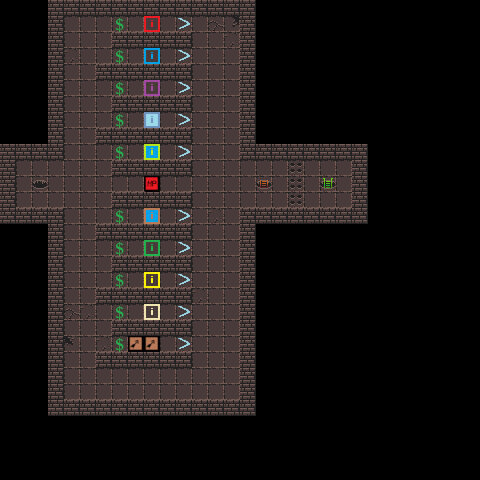

The image is a tile-based game level rendered from a .tmx file. Its description and complete source (layers, tilesets, objects, tile grids) follow:
An orthogonal 30x30 tile map with 16x16 px tiles, 1 tile layer (Warstwa Kafelków 1).

<map version="1.10" tiledversion="1.10.2" orientation="orthogonal" renderorder="right-down" width="30" height="30" tilewidth="16" tileheight="16" infinite="0" nextlayerid="2" nextobjectid="1">
 <editorsettings>
  <export target="shop_map.csv" format="csv" />
 </editorsettings>
 <tileset firstgid="1" source="kafelki_dungeon.tsx" />
 <layer id="1" name="Warstwa Kafelków 1" width="30" height="30">
  <data encoding="csv">
0,0,0,8,8,8,8,8,8,8,8,8,8,8,8,8,0,0,0,0,0,0,0,0,0,0,0,0,0,0,
0,0,0,8,1,1,1,31,1,33,1,26,1,2,9,8,0,0,0,0,0,0,0,0,0,0,0,0,0,0,
0,0,0,8,1,1,1,8,8,8,8,8,1,1,3,8,0,0,0,0,0,0,0,0,0,0,0,0,0,0,
0,0,0,8,3,1,1,31,1,34,1,26,1,1,1,8,0,0,0,0,0,0,0,0,0,0,0,0,0,0,
0,0,0,8,1,1,8,8,8,8,8,8,1,1,1,8,0,0,0,0,0,0,0,0,0,0,0,0,0,0,
0,0,0,8,1,1,1,31,1,35,1,26,1,1,1,8,0,0,0,0,0,0,0,0,0,0,0,0,0,0,
0,0,0,8,1,1,1,8,8,8,8,8,1,1,1,8,0,0,0,0,0,0,0,0,0,0,0,0,0,0,
0,0,0,8,1,1,1,31,1,36,1,26,1,1,1,8,0,0,0,0,0,0,0,0,0,0,0,0,0,0,
0,0,0,8,1,1,8,8,8,8,8,8,1,1,1,8,0,0,0,0,0,0,0,0,0,0,0,0,0,0,
8,8,8,8,1,1,1,31,1,37,1,26,1,1,1,8,8,8,8,8,8,8,8,0,0,0,0,0,0,0,
8,1,1,1,1,1,1,8,8,8,8,8,1,1,1,1,1,1,24,1,1,1,8,0,0,0,0,0,0,0,
8,1,7,1,1,1,1,1,1,11,1,1,1,1,1,1,6,1,24,1,32,1,8,0,0,0,0,0,0,0,
8,1,1,1,1,1,1,8,8,8,8,8,1,1,1,1,1,1,24,1,1,1,8,0,0,0,0,0,0,0,
8,8,8,8,1,1,1,31,1,38,1,26,1,3,1,8,8,8,8,8,8,8,8,0,0,0,0,0,0,0,
0,0,0,8,1,1,8,8,8,8,8,8,1,1,1,8,0,0,0,0,0,0,0,0,0,0,0,0,0,0,
0,0,0,8,1,1,1,31,1,39,1,26,1,1,1,8,0,0,0,0,0,0,0,0,0,0,0,0,0,0,
0,0,0,8,1,1,1,8,8,8,8,8,1,1,1,8,0,0,0,0,0,0,0,0,0,0,0,0,0,0,
0,0,0,8,1,1,1,31,1,40,1,26,1,1,1,8,0,0,0,0,0,0,0,0,0,0,0,0,0,0,
0,0,0,8,1,1,8,8,8,8,8,8,3,1,1,8,0,0,0,0,0,0,0,0,0,0,0,0,0,0,
0,0,0,8,2,3,1,31,1,41,1,26,1,1,1,8,0,0,0,0,0,0,0,0,0,0,0,0,0,0,
0,0,0,8,1,1,1,8,8,8,8,8,1,1,1,8,0,0,0,0,0,0,0,0,0,0,0,0,0,0,
0,0,0,8,10,1,3,31,13,13,1,26,1,1,1,8,0,0,0,0,0,0,0,0,0,0,0,0,0,0,
0,0,0,8,1,1,8,8,8,8,8,8,1,1,1,8,0,0,0,0,0,0,0,0,0,0,0,0,0,0,
0,0,0,8,1,1,1,1,1,1,1,1,1,1,1,8,0,0,0,0,0,0,0,0,0,0,0,0,0,0,
0,0,0,8,1,1,1,1,1,1,1,1,1,1,1,8,0,0,0,0,0,0,0,0,0,0,0,0,0,0,
0,0,0,8,8,8,8,8,8,8,8,8,8,8,8,8,0,0,0,0,0,0,0,0,0,0,0,0,0,0,
0,0,0,0,0,0,0,0,0,0,0,0,0,0,0,0,0,0,0,0,0,0,0,0,0,0,0,0,0,0,
0,0,0,0,0,0,0,0,0,0,0,0,0,0,0,0,0,0,0,0,0,0,0,0,0,0,0,0,0,0,
0,0,0,0,0,0,0,0,0,0,0,0,0,0,0,0,0,0,0,0,0,0,0,0,0,0,0,0,0,0,
0,0,0,0,0,0,0,0,0,0,0,0,0,0,0,0,0,0,0,0,0,0,0,0,0,0,0,0,0,0
</data>
 </layer>
</map>
